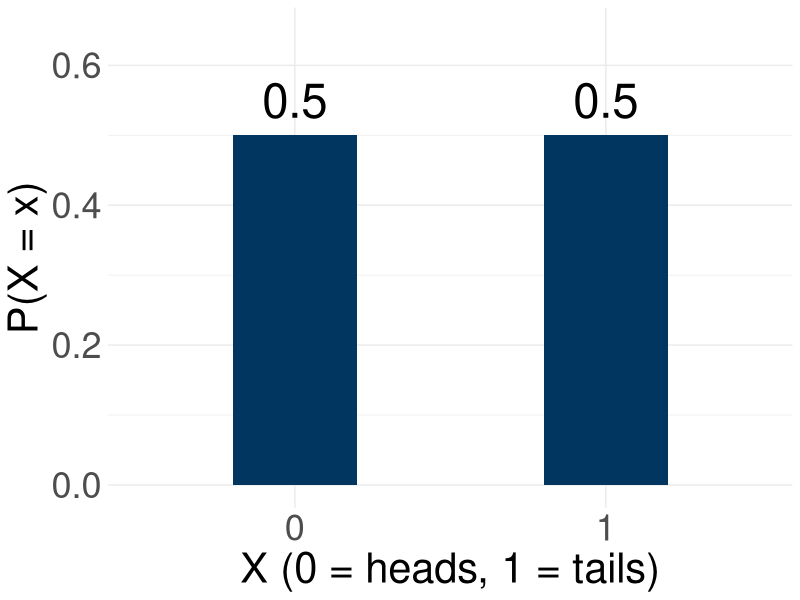
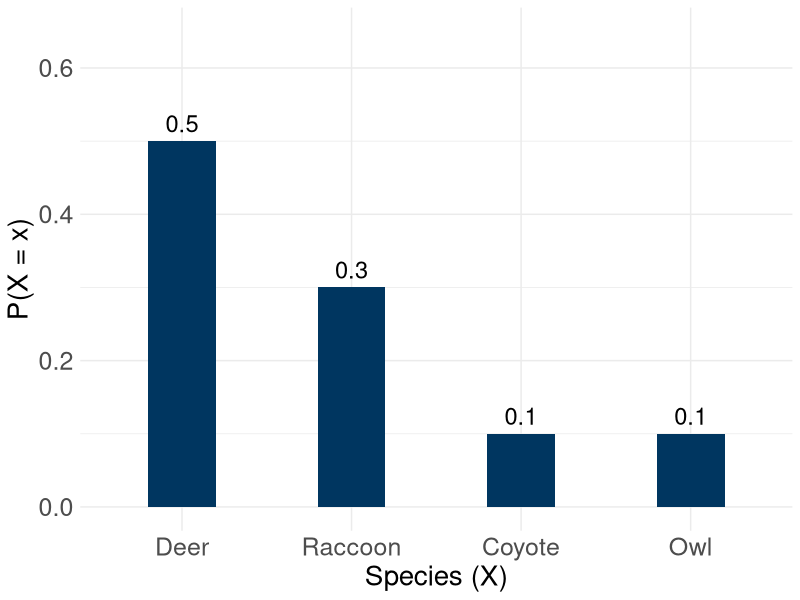
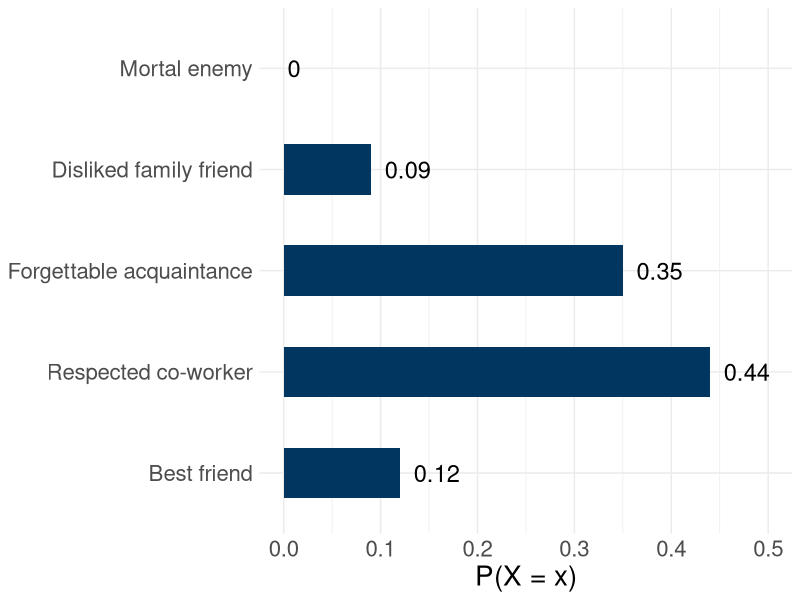
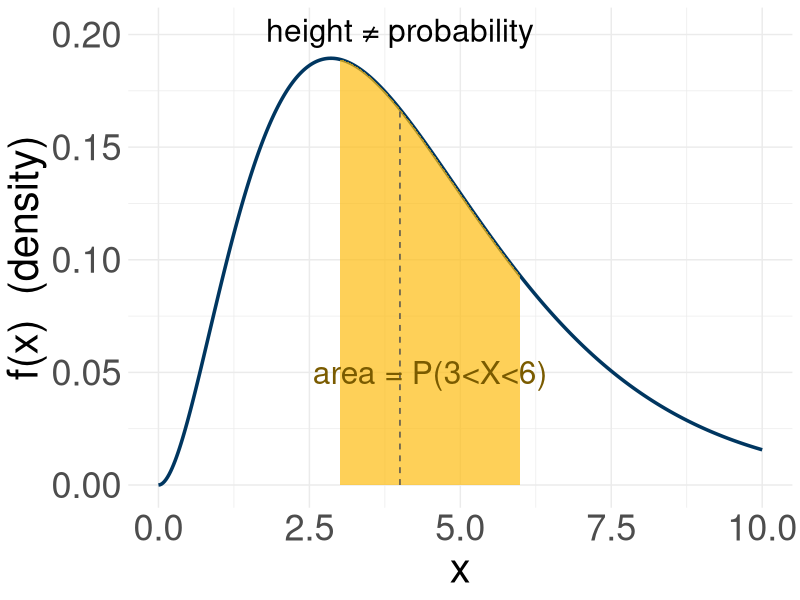
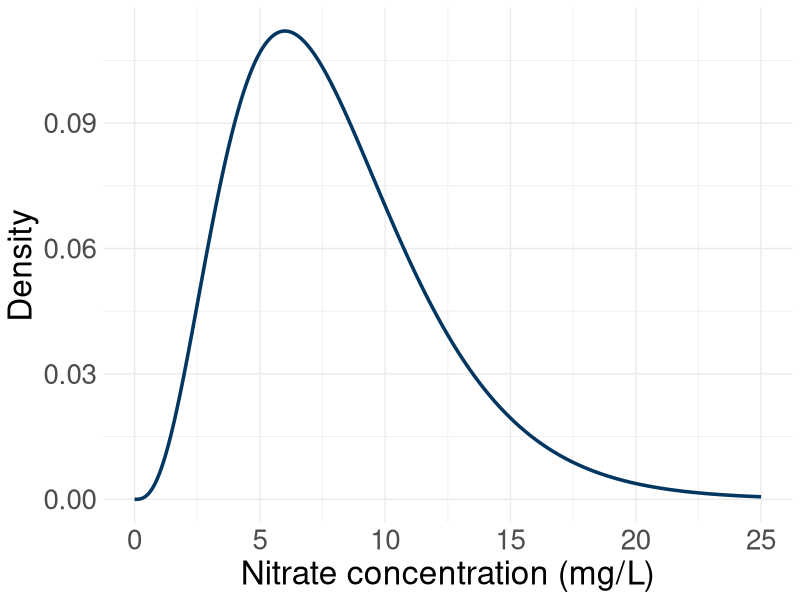
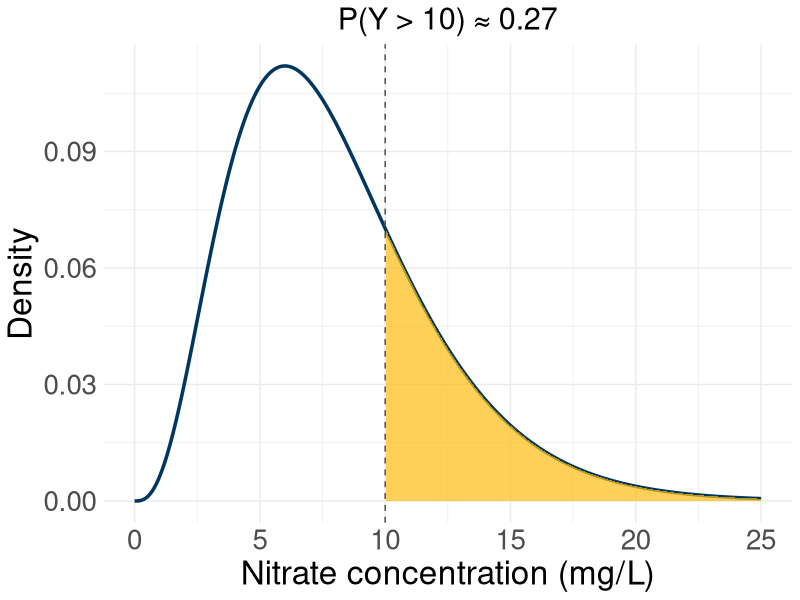
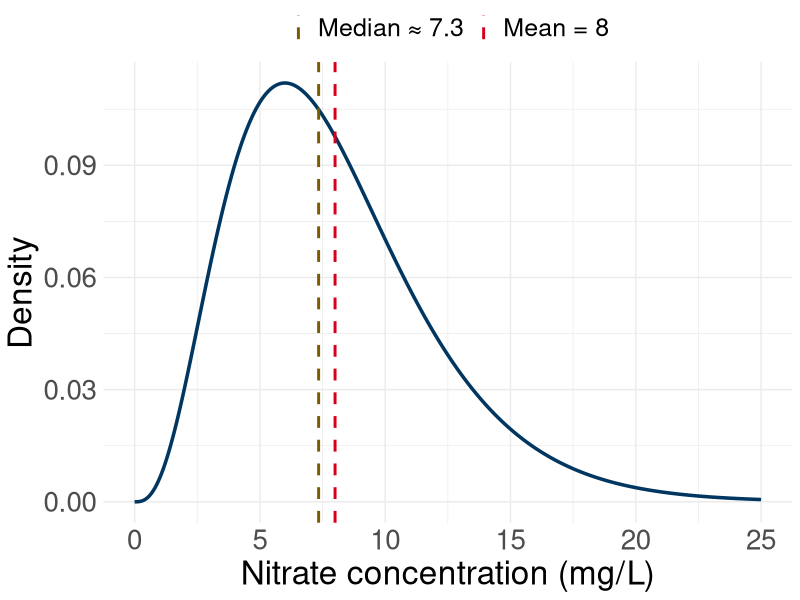

Here is the R script that generated these plots, in order: (Note: this script raises an error after producing the figures.)
## ---- chunk 1
#| echo: false
#| warning: false
#| out-width: "100%"
#| fig-align: "center"
library(tidyverse)
coin <- data.frame(x = c(0,1), p = c(0.5,0.5))

ggplot(coin, aes(x = factor(x), y = p)) +
  geom_col(width = 0.4, fill = "#003660") +
  geom_text(aes(label = p), vjust = -0.5, size = 12) +
  labs(x = "X (0 = heads, 1 = tails)", y = "P(X = x)") +
  ylim(0, 0.65) +
  theme_minimal() +
  theme(
    axis.text = element_text(size = 26),
    axis.title = element_text(size = 30)
  )
## ---- chunk 2
#| echo: false
#| warning: false
#| out-width: "100%"
#| fig-align: "center"
camera <- data.frame(species = c("Deer","Raccoon","Coyote","Owl"), p = c(0.5,0.3,0.1,0.1))
camera$species <- factor(camera$species, levels = camera$species)

ggplot(camera, aes(x = species, y = p)) +
  geom_col(width = 0.4, fill = "#003660") +
  geom_text(aes(label = p), vjust = -0.5, size = 6) +
  labs(x = "Species (X)", y = "P(X = x)") +
  ylim(0, 0.65) +
  theme_minimal() +
  theme(
    axis.text = element_text(size = 18),
    axis.title = element_text(size = 20)
  )
## ---- chunk 3
#| echo: false
#| warning: false
#| out-width: "100%"
#| fig-align: "center"
survey <- data.frame(
  response = c("Mortal enemy","Disliked family friend","Forgettable acquaintance","Respected co-worker","Best friend"),
  count = c(0,3,12,15,4)
)
survey <- survey |> mutate(p = round(count/sum(count), 2))
survey$response <- factor(survey$response, levels = rev(survey$response))

ggplot(survey, aes(x = response, y = p)) +
  geom_col(width = 0.5, fill = "#003660") +
  geom_text(aes(label = p), hjust = -0.3, size = 6) +
  coord_flip() +
  ylim(0, 0.5) +
  labs(x = NULL, y = "P(X = x)") +
  theme_minimal() +
  theme(
    axis.text = element_text(size = 16),
    axis.title = element_text(size = 20)
  )
## ---- chunk 4
#| echo: false
#| warning: false
#| out-width: "100%"
#| fig-align: "center"
x <- seq(0, 10, length.out = 400)
df <- data.frame(x = x, y = dgamma(x, shape = 3, rate = 0.7))
shade <- df |> filter(x >= 3, x <= 6)
peak_x <- 4
peak_y <- dgamma(peak_x, shape = 3, rate = 0.7)

ggplot(df, aes(x = x, y = y)) +
  geom_line(linewidth = 1.2, color = "#003660") +
  geom_ribbon(data = shade, aes(x = x, ymin = 0, ymax = y), fill = "#FEBC11", alpha = 0.7) +
  annotate("segment", x = peak_x, xend = peak_x, y = 0, yend = peak_y, linetype = "dashed", color = "gray30") +
  annotate("text", x = peak_x, y = peak_y + 0.035, label = "height ≠ probability", size = 8) +
  annotate("text", x = 4.5, y = 0.05, label = "area = P(3<X<6)", size = 8, color = "#7a5b00") +
  labs(x = "x", y = "f(x)  (density)") +
  theme_minimal() +
  theme(
    axis.text = element_text(size = 26),
    axis.title = element_text(size = 30)
  )
## ---- chunk 5
#| eval: true
#| echo: false
#| warning: false
#| out-width: "80%"
#| fig-align: "center"
y <- seq(0, 25, length.out = 400)
df <- data.frame(y = y, d = dgamma(y, shape = 4, rate = 0.5))

ggplot(df, aes(x = y, y = d)) +
  geom_line(linewidth = 1.2, color = "#003660") +
  labs(x = "Nitrate concentration (mg/L)", y = "Density") +
  theme_minimal() +
  theme(
    axis.text = element_text(size = 20),
    axis.title = element_text(size = 24)
  )
## ---- chunk 6
#| eval: true
#| echo: false
#| warning: false
#| out-width: "80%"
#| fig-align: "center"
y <- seq(0, 25, length.out = 400)
df <- data.frame(y = y, d = dgamma(y, shape = 4, rate = 0.5))
shade <- df |> filter(y >= 10)

ggplot(df, aes(x = y, y = d)) +
  geom_line(linewidth = 1.2, color = "#003660") +
  geom_ribbon(data = shade, aes(x = y, ymin = 0, ymax = d), fill = "#FEBC11", alpha = 0.7) +
  geom_vline(xintercept = 10, linetype = "dashed", color = "gray30") +
  labs(x = "Nitrate concentration (mg/L)", y = "Density", title = "P(Y > 10) ≈ 0.27") +
  theme_minimal() +
  theme(
    axis.text = element_text(size = 20),
    axis.title = element_text(size = 24),
    plot.title = element_text(size = 22, hjust = 0.5)
  )
## ---- chunk 7
#| echo: false
#| warning: false
#| out-width: "70%"
#| fig-align: "center"
y <- seq(0, 25, length.out = 400)
df <- data.frame(y = y, d = dgamma(y, shape = 4, rate = 0.5))
med <- qgamma(0.5, shape = 4, rate = 0.5)
mn <- 8

lines_df <- data.frame(
  x = c(med, mn),
  label = factor(c(paste0("Median ≈ ", round(med,1)), paste0("Mean = ", mn)),
                 levels = c(paste0("Median ≈ ", round(med,1)), paste0("Mean = ", mn)))
)

ggplot(df, aes(x = y, y = d)) +
  geom_line(linewidth = 1.2, color = "#003660") +
  geom_vline(data = lines_df, aes(xintercept = x, color = label), linetype = "dashed", linewidth = 1) +
  scale_color_manual(values = c("#7a5b00", "#D6001C"), name = NULL) +
  labs(x = "Nitrate concentration (mg/L)", y = "Density") +
  theme_minimal() +
  theme(
    axis.text = element_text(size = 20),
    axis.title = element_text(size = 24),
    legend.text = element_text(size = 18),
    legend.position = "top"
  )
## ---- chunk 8
#| echo: false
#| out-width: "75%"
#| fig-align: "center"
knitr::include_graphics("images/meds-typing-speed-2026.png")
## ---- chunk 9
#| echo: false
#| warning: false
#| out-width: "100%"
#| fig-align: "center"
xn <- seq(-4, 4, length.out = 400)
dfn <- data.frame(x = xn, y = dnorm(xn))

ggplot(dfn, aes(x = x, y = y)) +
  geom_line(linewidth = 1.2, color = "#003660") +
  geom_vline(xintercept = 0, linetype = "dashed", color = "gray30") +
  annotate("text", x = 0, y = 0.43, label = "μ", size = 12, color = "gray20") +
  annotate("segment", x = 0, xend = 1, y = 0.25, yend = 0.25, arrow = arrow(ends = "both", length = unit(0.25,"cm")), linewidth = 1, color = "#D6001C") +
  annotate("text", x = 0.5, y = 0.28, label = "σ", size = 11, color = "#D6001C") +
  scale_x_continuous(breaks = NULL) +
  labs(x = "x", y = "f(x)  (density)") +
  theme_minimal() +
  theme(
    axis.text = element_text(size = 26),
    axis.title = element_text(size = 30)
  )
## ---- chunk 10
#| eval: true
#| echo: false
#| out-width: "100%"
#| fig-align: "center"
knitr::include_graphics("images/t_test_1.jpg")
## ---- chunk 11
#| eval: true
#| echo: false
#| out-width: "100%"
#| fig-align: "center"
knitr::include_graphics("images/t_test_2_blank.jpg")
## ---- chunk 12
#| eval: true
#| echo: false
#| out-width: "100%"
#| fig-align: "center"
knitr::include_graphics("images/t_test_2.jpg")
## ---- chunk 13
#| eval: true
#| echo: false
#| out-width: "100%"
#| fig-align: "center"
knitr::include_graphics("images/t_test_3.jpg")
## ---- chunk 14
#| eval: true
#| echo: false
#| out-width: "100%"
#| fig-align: "center"
knitr::include_graphics("images/t_test_4.jpg")
## ---- chunk 15
#| eval: true
#| echo: false
#| out-width: "100%"
#| fig-align: "center"
knitr::include_graphics("images/t_test_5.jpg")
## ---- chunk 16
#| eval: true
#| echo: false
#| out-width: "100%"
#| fig-align: "center"
knitr::include_graphics("images/t_test_6.jpg")
## ---- chunk 17
#| eval: true
#| echo: false
#| out-width: "100%"
#| fig-align: "center"
knitr::include_graphics("images/t_test_7.jpg")
## ---- chunk 18
#| eval: true
#| echo: false
#| out-width: "100%"
#| fig-align: "center"
knitr::include_graphics("images/t_test_8.jpg")
## ---- chunk 19
#| eval: true
#| echo: false
#| out-width: "100%"
#| fig-align: "center"
knitr::include_graphics("images/type_1_errors.png")
## ---- chunk 20
#| eval: true
#| echo: false
#| out-width: "100%"
#| fig-align: "center"
knitr::include_graphics("images/type_2_errors.png")
